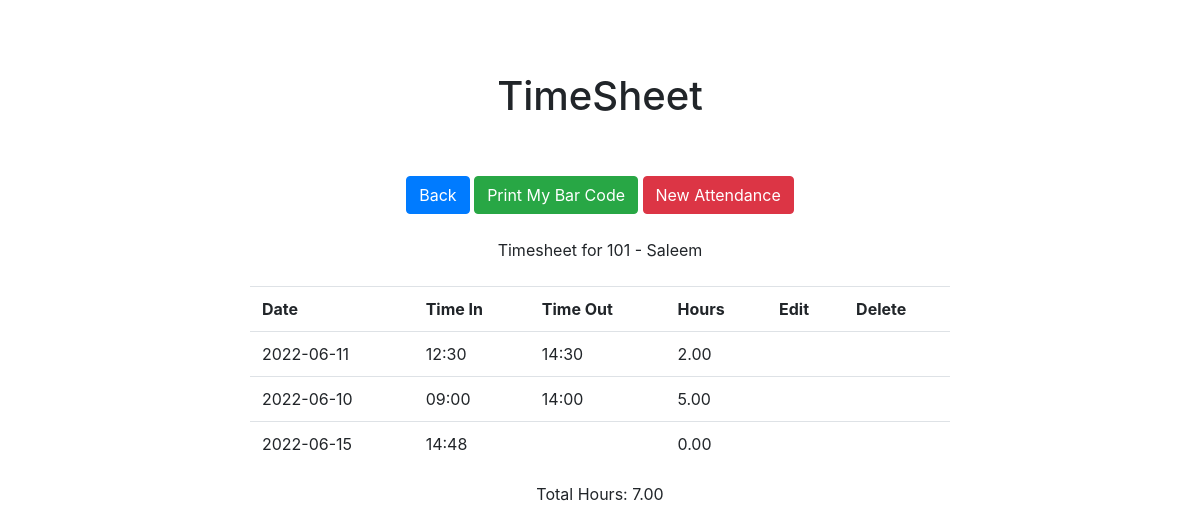
/hrms/timesheet/101, run on an earlier commit of the app's database.
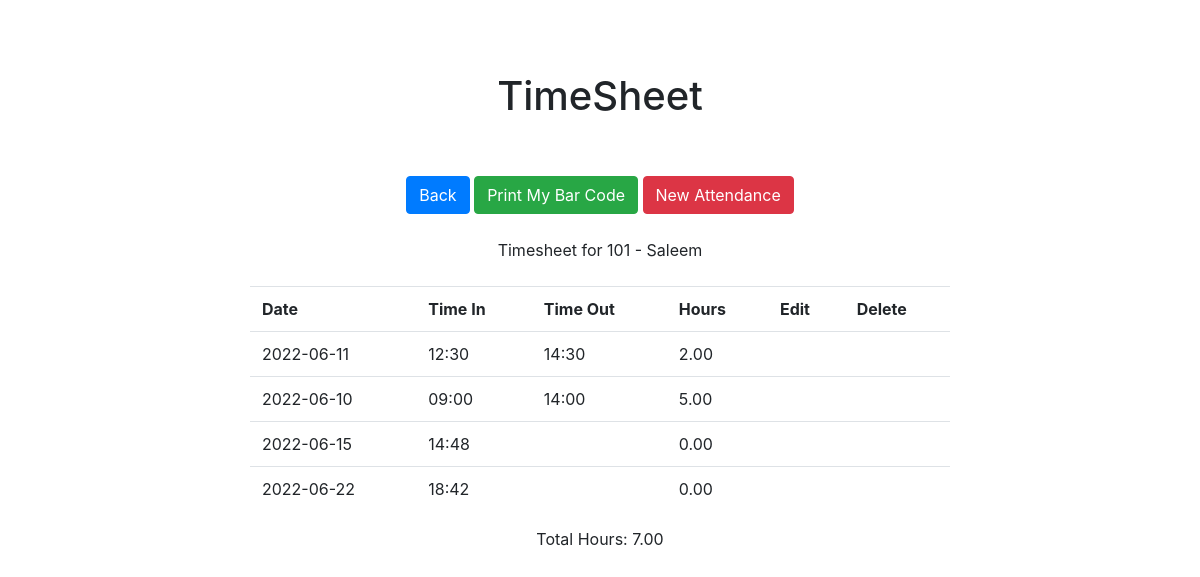
And on a later commit of the database.
### hrms/models.py (models this page shows, shortened)
class Employee(models.Model):
    emp_id = models.CharField(max_length=20, primary_key=True)
    emp_name = models.CharField(max_length=20)
    department = models.ForeignKey(Department, on_delete=models.SET_NULL, null=True)
    address = models.CharField(max_length=50, null=True)
    email = models.EmailField(null=True)
    gender = models.CharField(max_length=1, choices=(('M', 'Male'), ('F', 'Female')), null=True, default='M')
    joining = models.DateField(null=True)

class Attendance(models.Model):
    employee = models.ForeignKey(Employee, on_delete=models.SET_NULL, null=True)
    date = models.DateTimeField(max_length=20)
    time_in = models.DateTimeField(max_length=20)
    time_out = models.DateTimeField(max_length=20, null=True)
    hours = models.FloatField(default=0, null=True)

### hrms/views.py (the view, shortened to what this page needs)
# urls.py: path('timesheet/<int:emp_id>', get_time_sheet, name='timesheet'),
def get_time_sheet(request,emp_id, date=None, action=None):
	msg = ''
	e = Employee.objects.get(emp_id=emp_id)
	emp_name = e.emp_name
	a = Attendance.objects.filter(employee=e)
	total = get_total_hours(a)
	return render(request, 'timesheet.html', {'attendance': a, 'emp_id':emp_id, 'emp_name': emp_name, 'total':total, 'message': msg})

### hrms/views.py (called while the page is built)
def get_total_hours(attds):
	total = 0
	for a in attds:
		total += a.hours
	return total

### hrms/templates/timesheet.html (shortened to what this page needs)
<html>
<head>
    {% load static %}
    <link rel="stylesheet" href="{%static '/css/bootstrap.min.css' %}">
    <link href="//netdna.bootstrapcdn.com/bootstrap/3.0.0/css/bootstrap-glyphicons.css" rel="stylesheet">
    <br><br><br>
    <h1 align="center">TimeSheet</h1>
</head>
<body>
    <center>
    <br><br>
    <button class='btn btn-primary' style="cursor:hand" onclick="javascript:window.location.href='/hrms/manage'">Back</button>
    <button class='btn btn-success' style="cursor:hand" onclick="javascript:window.location.href='/hrms/bar/{{emp_id}}'">Print My Bar Code</button>
    <button class='btn btn-danger' style="cursor:hand" onclick="javascript:window.location.href='/hrms/attendance/{{emp_id}}'">New Attendance</button>
    <br><br>
    Timesheet for {{ emp_id}} - {{emp_name}}
    <br><br>
    <table style="width:700px" class="table table-condensed">
        <tr>
            <th>Date</th>
            <th>Time In</th>
            <th>Time Out</th>
            <th>Hours</th>
            <th>Edit</th>
            <th>Delete</th>
        </tr>
        {% for a in attendance %}
        <tr>
            <td>
                {{a.date | date:'Y-m-d'}}
            </td>
            <td>
                {{a.time_in | date:'H:i'}}
            </td>
            <td>
                {{a.time_out | date:'H:i'}}
            </td>
            <td>
                {{a.hours|floatformat:2 }}
            </td>
            <td><a href="/hrms/timesheet/{{emp_id}}/{{a.date| date:'Y-m-d'}}/edit"></a></td>
            <td><a href="/hrms/timesheet/{{emp_id}}/{{a.date| date:'Y-m-d'}}/delete"></a></td>
        </tr>
        {% endfor %}
    </table>
    Total Hours: {{total | floatformat:2}}
</center>
</body>
</html>

What changed in the data, as far as the page shows it:
added Attendance: date "2022-06-22", time_in "18:42", hours "0.00"
